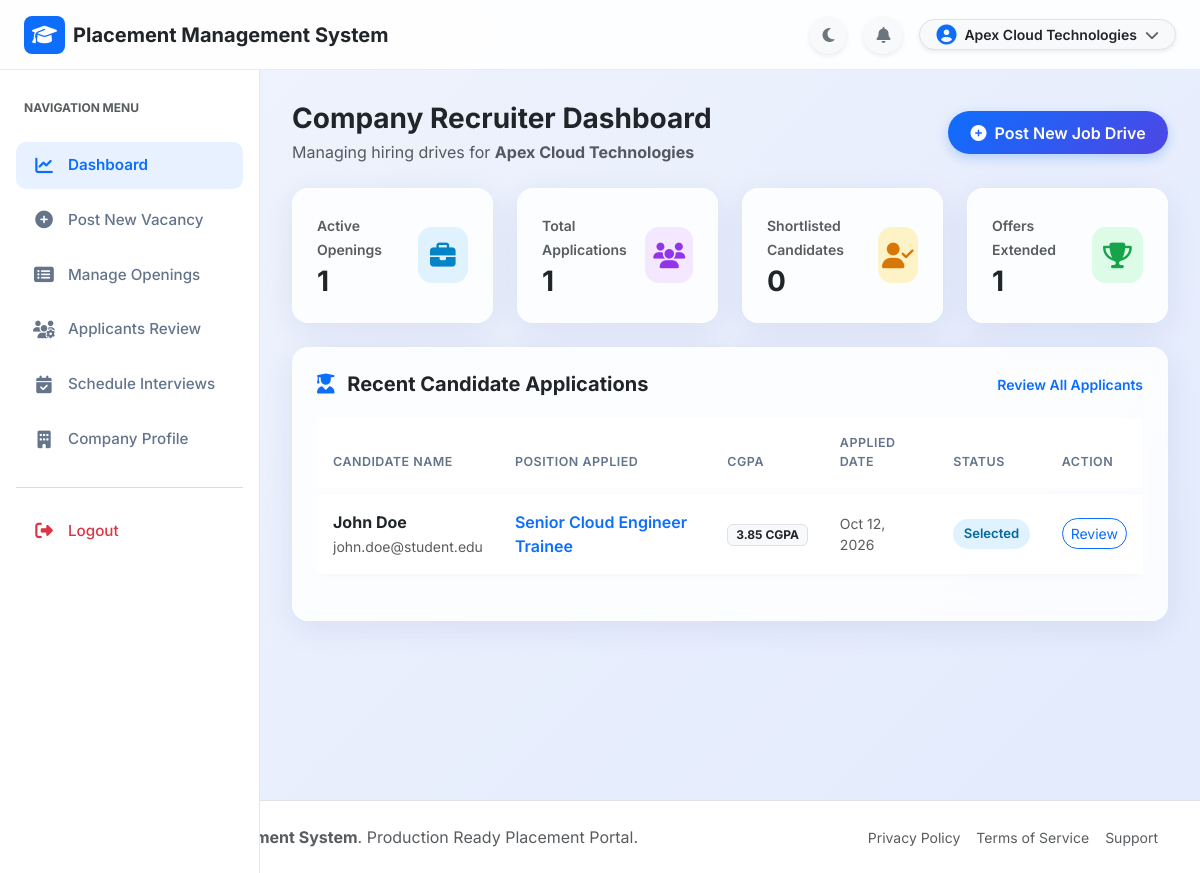
The page /company/index.php (signed in) on the database its author committed.
### tables this page shows
CREATE TABLE IF NOT EXISTS `applications` (
  `id` INT AUTO_INCREMENT PRIMARY KEY,
  `job_id` INT NOT NULL,
  `student_id` INT NOT NULL,
  `status` ENUM('Applied', 'Shortlisted', 'Interview Scheduled', 'Selected', 'Rejected') DEFAULT 'Applied',
  `cover_note` TEXT DEFAULT NULL,
  `applied_at` TIMESTAMP DEFAULT CURRENT_TIMESTAMP,
  `updated_at` TIMESTAMP DEFAULT CURRENT_TIMESTAMP ON UPDATE CURRENT_TIMESTAMP,
  UNIQUE KEY `unique_student_job` (`job_id`, `student_id`),
  INDEX `idx_app_job` (`job_id`),
  INDEX `idx_app_student` (`student_id`),
  INDEX `idx_app_status` (`status`),
  CONSTRAINT `fk_app_job` FOREIGN KEY (`job_id`) REFERENCES `jobs` (`id`) ON DELETE CASCADE,
  CONSTRAINT `fk_app_student` FOREIGN KEY (`student_id`) REFERENCES `students` (`id`) ON DELETE CASCADE
);

CREATE TABLE IF NOT EXISTS `students` (
  `id` INT AUTO_INCREMENT PRIMARY KEY,
  `roll_number` VARCHAR(50) NOT NULL UNIQUE,
  `full_name` VARCHAR(100) NOT NULL,
  `email` VARCHAR(100) NOT NULL UNIQUE,
  `password` VARCHAR(255) NOT NULL,
  `phone` VARCHAR(20) DEFAULT NULL,
  `department_id` INT DEFAULT NULL,
  `cgpa` DECIMAL(3,2) DEFAULT 0.00,
  `passing_year` INT DEFAULT NULL,
  `bio` TEXT DEFAULT NULL,
  `profile_pic` VARCHAR(255) DEFAULT 'default-avatar.png',
  `resume_pdf` VARCHAR(255) DEFAULT NULL,
  `status` ENUM('Active', 'Placed', 'Inactive') DEFAULT 'Active',
  `created_at` TIMESTAMP DEFAULT CURRENT_TIMESTAMP,
  `updated_at` TIMESTAMP DEFAULT CURRENT_TIMESTAMP ON UPDATE CURRENT_TIMESTAMP,
  INDEX `idx_student_email` (`email`),
  INDEX `idx_student_dept` (`department_id`),
  INDEX `idx_student_status` (`status`),
  CONSTRAINT `fk_students_department` FOREIGN KEY (`department_id`) REFERENCES `departments` (`id`) ON DELETE SET NULL ON UPDATE CASCADE
);

CREATE TABLE IF NOT EXISTS `jobs` (
  `id` INT AUTO_INCREMENT PRIMARY KEY,
  `company_id` INT NOT NULL,
  `title` VARCHAR(150) NOT NULL,
  `department_id` INT DEFAULT NULL,
  `job_type` ENUM('Full Time', 'Internship', 'Part Time', 'Contract') DEFAULT 'Full Time',
  `location` VARCHAR(100) NOT NULL,
  `salary_package` VARCHAR(100) NOT NULL,
  `min_cgpa` DECIMAL(3,2) DEFAULT 0.00,
  `vacancies` INT DEFAULT 1,
  `deadline` DATE NOT NULL,
  `description` TEXT NOT NULL,
  `requirements` TEXT NOT NULL,
  `status` ENUM('Active', 'Closed') DEFAULT 'Active',
  `created_at` TIMESTAMP DEFAULT CURRENT_TIMESTAMP,
  `updated_at` TIMESTAMP DEFAULT CURRENT_TIMESTAMP ON UPDATE CURRENT_TIMESTAMP,
  INDEX `idx_job_company` (`company_id`),
  INDEX `idx_job_dept` (`department_id`),
  INDEX `idx_job_status` (`status`),
  CONSTRAINT `fk_jobs_company` FOREIGN KEY (`company_id`) REFERENCES `companies` (`id`) ON DELETE CASCADE,
  CONSTRAINT `fk_jobs_department` FOREIGN KEY (`department_id`) REFERENCES `departments` (`id`) ON DELETE SET NULL
);

### company/index.php (the view, shortened to what this page needs)
<?php
require_once __DIR__ . '/../config/database.php';
$company_id = $_SESSION['user_id'];
$total_apps = 0;
$shortlisted_count = 0;
$selected_count = 0;
$stmt1 = $conn->prepare("SELECT COUNT(*) FROM jobs WHERE company_id = ? AND status = 'Active'");
$stmt1->bind_param("i", $company_id);
$stmt1->execute();
$active_jobs = $stmt1->get_result()->fetch_row()[0];
$stmt2 = $conn->prepare("
    SELECT a.status, COUNT(*)
    FROM applications a
    JOIN jobs j ON a.job_id = j.id
    WHERE j.company_id = ?
    GROUP BY a.status
");
$stmt2->bind_param("i", $company_id);
$stmt2->execute();
$res2 = $stmt2->get_result();
while ($row = $res2->fetch_assoc()) {
    $total_apps += $row['COUNT(*)'];
    if ($row['status'] === 'Selected') $selected_count += $row['COUNT(*)'];
}
$stmt3 = $conn->prepare("
    SELECT a.*, s.full_name AS student_name, s.email AS student_email, s.cgpa, s.resume_pdf, j.title AS job_title
    FROM applications a
    JOIN students s ON a.student_id = s.id
    JOIN jobs j ON a.job_id = j.id
    WHERE j.company_id = ?
    ORDER BY a.id DESC LIMIT 5
");
$stmt3->bind_param("i", $company_id);
$stmt3->execute();
$recent_applicants = $stmt3->get_result()->fetch_all(MYSQLI_ASSOC);
require_once __DIR__ . '/../includes/header.php';
require_once __DIR__ . '/../includes/navbar.php';
?>
<div class="app-layout">
    <?php require_once __DIR__ . '/../includes/sidebar.php'; ?>
    <main class="app-main">
        <div class="d-flex justify-content-between align-items-center mb-4">
            <div>
                <h3 class="fw-bold text-dark mb-1">Company Recruiter Dashboard</h3>
                <p class="text-muted mb-0">Managing hiring drives for <strong><?php echo htmlspecialchars($_SESSION['user_name']); ?></strong></p>
            </div>
            <a href="post-job.php" class="btn btn-primary-custom rounded-pill">
                <i class="fas fa-plus-circle me-1"></i> Post New Job Drive
            </a>
        </div>
        <div class="row g-4 mb-4">
            <div class="col-md-3 col-6">
                <div class="glass-card stat-card">
                    <div>
                        <span class="text-muted small fw-semibold">Active Openings</span>
                        <h3 class="fw-bold text-dark mb-0 mt-1"><?php echo $active_jobs; ?></h3>
                    </div>
                    <div class="stat-icon primary"><i class="fas fa-briefcase"></i></div>
                </div>
            </div>
            <div class="col-md-3 col-6">
                <div class="glass-card stat-card">
                    <div>
                        <span class="text-muted small fw-semibold">Total Applications</span>
                        <h3 class="fw-bold text-dark mb-0 mt-1"><?php echo $total_apps; ?></h3>
                    </div>
                    <div class="stat-icon purple"><i class="fas fa-users"></i></div>
                </div>
            </div>
            <div class="col-md-3 col-6">
                <div class="glass-card stat-card">
                    <div>
                        <span class="text-muted small fw-semibold">Shortlisted Candidates</span>
                        <h3 class="fw-bold text-dark mb-0 mt-1"><?php echo $shortlisted_count; ?></h3>
                    </div>
                    <div class="stat-icon warning"><i class="fas fa-user-check"></i></div>
                </div>
            </div>
            <div class="col-md-3 col-6">
                <div class="glass-card stat-card">
                    <div>
                        <span class="text-muted small fw-semibold">Offers Extended</span>
                        <h3 class="fw-bold text-dark mb-0 mt-1"><?php echo $selected_count; ?></h3>
                    </div>
                    <div class="stat-icon success"><i class="fas fa-trophy"></i></div>
                </div>
            </div>
        </div>
        <div class="glass-card p-4">
            <div class="d-flex justify-content-between align-items-center mb-3">
                <h5 class="fw-bold text-dark mb-0"><i class="fas fa-user-graduate text-primary me-2"></i> Recent Candidate Applications</h5>
                <a href="applicants.php" class="small text-primary fw-semibold text-decoration-none">Review All Applicants</a>
            </div>
            <?php if (empty($recent_applicants)): ?>
                <div class="text-center py-4 text-muted">
                    <i class="fas fa-user-clock fs-2 mb-2 opacity-50"></i>
                    <p class="mb-0 small">No candidate applications received yet.</p>
                </div>
            <?php else: ?>
                <div class="table-responsive">
                    <table class="table table-custom align-middle">
                        <thead>
                            <tr>
                                <th>Candidate Name</th>
                                <th>Position Applied</th>
                                <th>CGPA</th>
                                <th>Applied Date</th>
                                <th>Status</th>
                                <th>Action</th>
                            </tr>
                        </thead>
                        <tbody>
                            <?php foreach ($recent_applicants as $app): ?>
                                <tr>
                                    <td>
                                        <div class="fw-bold text-dark"><?php echo htmlspecialchars($app['student_name']); ?></div>
                                        <small class="text-muted"><?php echo htmlspecialchars($app['student_email']); ?></small>
                                    </td>
                                    <td class="fw-semibold text-primary"><?php echo htmlspecialchars($app['job_title']); ?></td>
                                    <td><span class="badge bg-light text-dark border"><?php echo htmlspecialchars($app['cgpa']); ?> CGPA</span></td>
                                    <td class="small text-muted"><?php echo date('M d, Y', strtotime($app['applied_at'])); ?></td>
                                    <td>
                                        <span class="badge-status badge-applied"><?php echo htmlspecialchars($app['status']); ?></span>
                                    </td>
                                    <td>
                                        <a href="applicants.php" class="btn btn-sm btn-outline-primary rounded-pill">Review</a>
                                    </td>
                                </tr>
                            <?php endforeach; ?>
                        </tbody>
                    </table>
                </div>
            <?php endif; ?>
        </div>
    </main>
</div>
<?php require_once __DIR__ . '/../includes/footer.php'; ?>

### assets/css/style.css (style rules this page uses)
:root { --primary-color: #0d6efd; --primary-dark: #0a58ca; --primary-light: #e7f1ff; --secondary-color: #4f46e5; --accent-color: #06b6d4; --bg-gradient: linear-gradient(135deg, #f0f4fd 0%, #e2eafc 100%); --card-bg: rgba(255, 255, 255, 0.85); --card-border: rgba(255, 255, 255, 0.6); --text-main: #1e293b; --text-muted: #64748b; --sidebar-width: 260px; --topbar-height: 70px; --glass-shadow: 0 8px 32px 0 rgba(31, 38, 135, 0.08); --transition-smooth: all 0.25s cubic-bezier(0.4, 0, 0.2, 1); }
body { font-family: 'Inter', system-ui, -apple-system, sans-serif; background: var(--bg-gradient); color: var(--text-main); min-height: 100vh; margin: 0; padding: 0; overflow-x: hidden; }
.glass-card { background: var(--card-bg); backdrop-filter: blur(12px); -webkit-backdrop-filter: blur(12px); border: 1px solid var(--card-border); border-radius: 16px; box-shadow: var(--glass-shadow); transition: var(--transition-smooth); }
.app-layout { display: flex; margin-top: var(--topbar-height); min-height: calc(100vh - var(--topbar-height)); }
.app-main { flex: 1; margin-left: var(--sidebar-width); padding: 2rem; transition: var(--transition-smooth); }
.stat-card { padding: 1.5rem; display: flex; align-items: center; justify-content: space-between; }
.stat-icon { width: 56px; height: 56px; border-radius: 14px; display: flex; align-items: center; justify-content: center; font-size: 1.6rem; }
.stat-icon.primary { background: #e0f2fe; color: #0284c7; }
.stat-icon.success { background: #dcfce7; color: #16a34a; }
.stat-icon.warning { background: #fef3c7; color: #d97706; }
.stat-icon.purple { background: #f3e8ff; color: #9333ea; }
.badge-status { padding: 0.4em 0.8em; font-size: 0.82rem; font-weight: 600; border-radius: 30px; display: inline-block; }
.badge-applied { background: #e0f2fe; color: #0369a1; }
.btn-primary-custom { background: linear-gradient(135deg, var(--primary-color), var(--secondary-color)); color: #fff; border: none; padding: 0.6rem 1.4rem; border-radius: 10px; font-weight: 600; box-shadow: 0 4px 12px rgba(13, 110, 253, 0.25); transition: var(--transition-smooth); }
.table-custom { border-collapse: separate; border-spacing: 0 6px; }
.table-custom tbody tr { background: #ffffff; border-radius: 10px; box-shadow: 0 2px 8px rgba(0,0,0,0.03); transition: var(--transition-smooth); }
.table-custom th { border: none; color: var(--text-muted); font-weight: 600; text-transform: uppercase; font-size: 0.78rem; letter-spacing: 0.5px; padding: 1rem; }
.table-custom td { border: none; padding: 1rem; vertical-align: middle; }

### rows shown on the page
applications: student.full_name "John Doe", student.email "john.doe@student.edu", job.title "Senior Cloud Engineer Trainee", student.cgpa "3.85", applied_at "Oct 12, 2026", status "Selected"

### other values the page prints
APP_NAME "Placement Management System"
$_SESSION['user_name'] "Apex Cloud Technologies"
$active_jobs "1"
$total_apps "1"
$shortlisted_count "0"
$selected_count "1"
